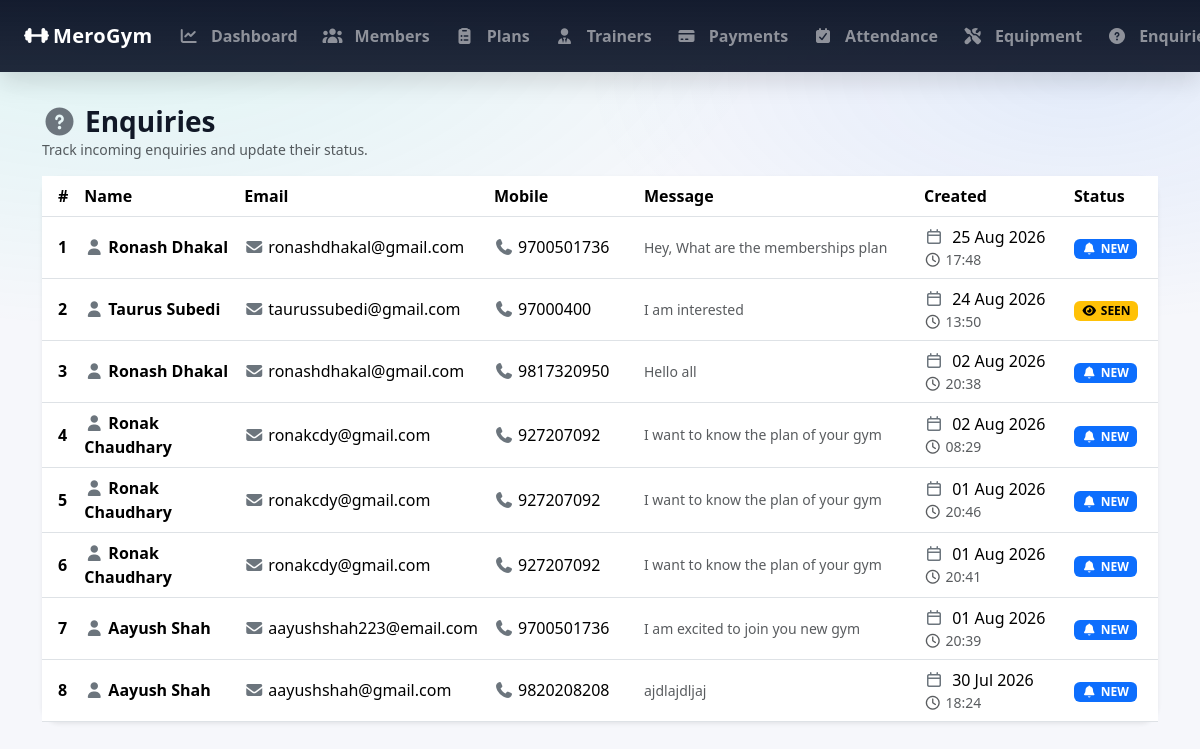
The app's page /admin_enquiries_list/ (signed in), older data.
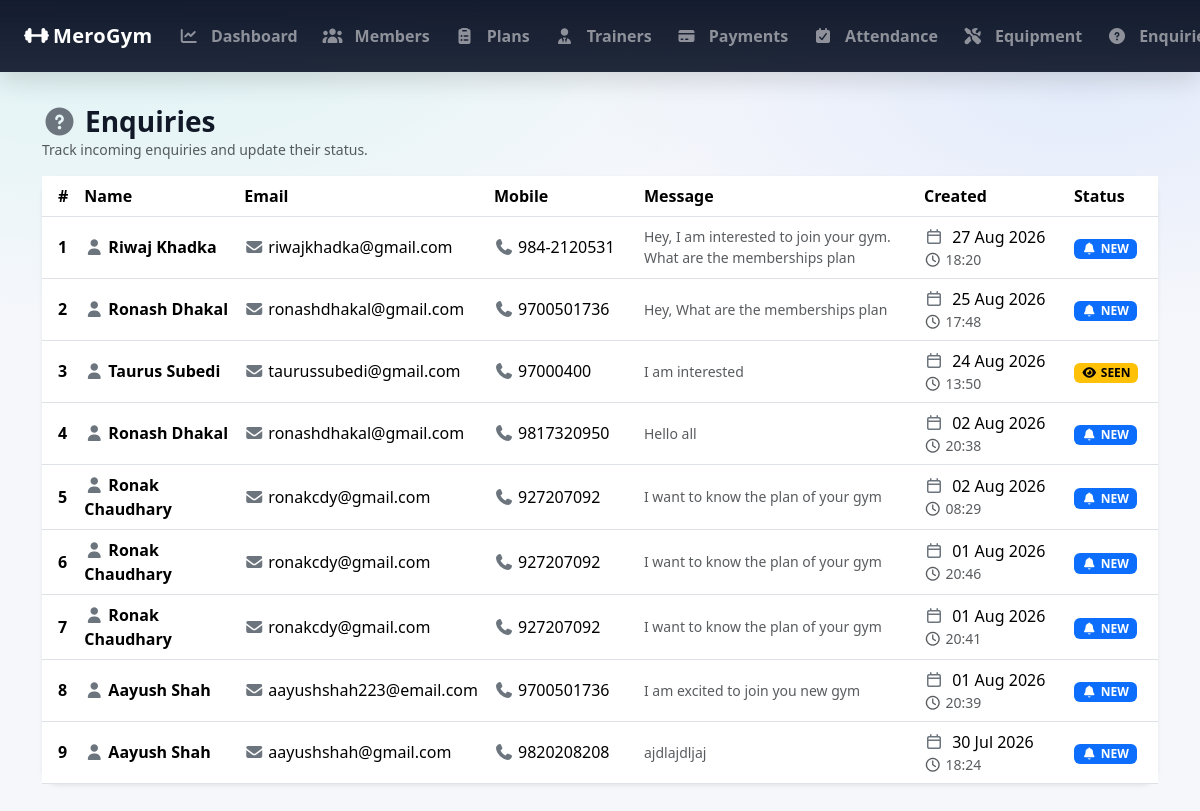
The same page, newer data.
### GymApp/models.py (models this page shows, shortened)
class Enquiry(models.Model):
    ENQUIRY_STATUS_CHOICES = [
        ('NEW', 'New'),
        ('SEEN', 'Seen'),
        ('RESOLVED', 'Resolved')
    ]
    name = models.CharField(max_length=100)
    email = models.EmailField()
    mobile = models.CharField(max_length=15)
    message = models.TextField()
    created_at = models.DateTimeField(auto_now_add=True)
    status = models.CharField(max_length=20, choices=ENQUIRY_STATUS_CHOICES, default='NEW')

### GymApp/views.py (the view)
    def wrapper(request, *args, **kwargs):
        if not request.user.is_authenticated or getattr(request.user, 'role', None) != 'ADMIN':
            messages.error(request, 'You must be logged in as an admin to access this page.')
            return redirect('admin_login')  # Redirect to the admin login page
        return view_func(request, *args, **kwargs)

### GymApp/views.py (called while the page is built)
def admin_required(view_func):
    def wrapper(request, *args, **kwargs):
        if not request.user.is_authenticated or getattr(request.user, 'role', None) != 'ADMIN':
            messages.error(request, 'You must be logged in as an admin to access this page.')
            return redirect('admin_login')  # Redirect to the admin login page
        return view_func(request, *args, **kwargs)
    return wrapper

@admin_required
def admin_enquiries_list(request):
    enquiries = Enquiry.objects.all().order_by('-created_at')
    return render(request, 'admin_enquiries_list.html', {'enquiries': enquiries})

### GymApp/templates/admin_enquiries_list.html (shortened to what this page needs)
{% extends 'base.html' %}
{% block content %}
<div class="d-flex flex-wrap justify-content-between align-items-center gap-2 mb-3">
    <div>
        <h3 class="mb-0 fw-bold">
            <i class="fa-solid fa-circle-question me-2 text-secondary"></i>Enquiries
        </h3>
        <div class="text-muted small">Track incoming enquiries and update their status.</div>
    </div>
</div>
<div class="card border-0 shadow-sm" style="border-radius:18px;">
    <div class="card-body p-0">
        <div class="table-responsive">
            <table class="table table-hover align-middle mb-0">
                <thead style="background: rgba(15,23,42,.98); color:#fff;">
                <tr>
                    <th class="ps-3" style="width:60px;">#</th>
                    <th style="min-width:160px;">Name</th>
                    <th style="min-width:210px;">Email</th>
                    <th style="min-width:150px;">Mobile</th>
                    <th style="min-width:280px;">Message</th>
                    <th style="min-width:150px;">Created</th>
                    <th style="min-width:120px;">Status</th>
                </tr>
                </thead>
                <tbody>
                {% for q in enquiries %}
                    <tr>
                        <td class="ps-3 fw-semibold">{{ forloop.counter }}</td>
                        <td>
                            <div class="fw-semibold">
                                <i class="fa-solid fa-user me-1 text-secondary"></i>{{ q.name }}
                            </div>
                        </td>
                        <td class="text-nowrap">
                            <i class="fa-solid fa-envelope me-1 text-secondary"></i>{{ q.email }}
                        </td>
                        <td class="text-nowrap">
                            {% if q.mobile %}
                                <i class="fa-solid fa-phone me-1 text-secondary"></i>{{ q.mobile }}
                            {% else %}
                                <span class="text-muted">-</span>
                            {% endif %}
                        </td>
                        <td>
                            <div class="small text-muted" style="max-width:320px; white-space:normal;">
                                {{ q.message }}
                            </div>
                        </td>
                        <td class="text-nowrap">
                            <i class="fa-regular fa-calendar me-1 text-secondary"></i>
                            {{ q.created_at|date:"d M Y" }}
                            <div class="small text-muted">
                                <i class="fa-regular fa-clock me-1"></i>{{ q.created_at|date:"H:i" }}
                            </div>
                        </td>
                        <td class="text-nowrap">
                            {% if q.status == 'NEW' %}
                                <span class="badge text-bg-primary">
                                    <i class="fa-solid fa-bell me-1"></i>NEW
                                </span>
                            {% elif q.status == 'SEEN' %}
                                <span class="badge text-bg-warning">
                                    <i class="fa-solid fa-eye me-1"></i>SEEN
                                </span>
                            {% elif q.status == 'RESOLVED' %}
                                <span class="badge text-bg-success">
                                    <i class="fa-solid fa-circle-check me-1"></i>RESOLVED
                                </span>
                            {% else %}
                                <span class="badge text-bg-secondary">{{ q.status }}</span>
                            {% endif %}
                        </td>
                    </tr>
                {% endfor %}
                </tbody>
            </table>
        </div>
    </div>
</div>
{% endblock %}

Row changes from the older to the newer data that the page shows:
added Enquiry: name "Riwaj Khadka", email "riwajkhadka@gmail.com", mobile "984-2120531", message "Hey, I am interested to join your gym. What are the memberships plan", created_at "27 Aug 2026", created_at "18:20", status "NEW" (drawn)
